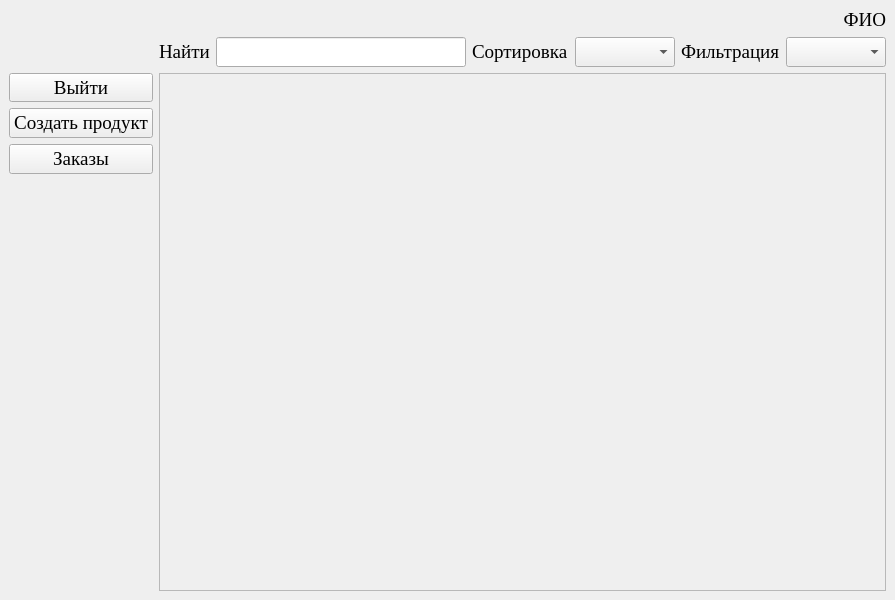
<?xml version="1.0" encoding="UTF-8"?>
<ui version="4.0">
 <class>ProductsWindow</class>
 <widget class="QMainWindow" name="ProductsWindow">
  <property name="geometry">
   <rect>
    <x>0</x>
    <y>0</y>
    <width>895</width>
    <height>600</height>
   </rect>
  </property>
  <property name="font">
   <font>
    <family>Times New Roman</family>
    <pointsize>14</pointsize>
   </font>
  </property>
  <property name="windowTitle">
   <string>Список товаров</string>
  </property>
  <property name="windowIcon">
   <iconset>
    <normaloff>../../pictures/icon.ico</normaloff>../../pictures/icon.ico</iconset>
  </property>
  <widget class="QWidget" name="centralwidget">
   <layout class="QGridLayout" name="gridLayout">
    <item row="2" column="0">
     <layout class="QVBoxLayout" name="verticalLayout">
      <item>
       <widget class="QPushButton" name="Exit">
        <property name="minimumSize">
         <size>
          <width>144</width>
          <height>29</height>
         </size>
        </property>
        <property name="maximumSize">
         <size>
          <width>144</width>
          <height>29</height>
         </size>
        </property>
        <property name="baseSize">
         <size>
          <width>144</width>
          <height>29</height>
         </size>
        </property>
        <property name="text">
         <string>Выйти</string>
        </property>
       </widget>
      </item>
      <item>
       <widget class="QPushButton" name="CreateProduct">
        <property name="text">
         <string>Создать продукт</string>
        </property>
       </widget>
      </item>
      <item>
       <widget class="QPushButton" name="Orders">
        <property name="text">
         <string>Заказы</string>
        </property>
       </widget>
      </item>
      <item>
       <spacer name="verticalSpacer">
        <property name="orientation">
         <enum>Qt::Vertical</enum>
        </property>
        <property name="sizeHint" stdset="0">
         <size>
          <width>20</width>
          <height>40</height>
         </size>
        </property>
       </spacer>
      </item>
     </layout>
    </item>
    <item row="2" column="1">
     <widget class="QScrollArea" name="scrollArea">
      <property name="widgetResizable">
       <bool>true</bool>
      </property>
      <widget class="QWidget" name="scrollAreaWidgetContents">
       <property name="geometry">
        <rect>
         <x>0</x>
         <y>0</y>
         <width>723</width>
         <height>518</height>
        </rect>
       </property>
       <layout class="QVBoxLayout" name="verticalLayout_2"/>
      </widget>
     </widget>
    </item>
    <item row="1" column="1">
     <layout class="QHBoxLayout" name="horizontalLayout">
      <item>
       <widget class="QLabel" name="label_2">
        <property name="text">
         <string>Найти</string>
        </property>
       </widget>
      </item>
      <item>
       <widget class="QLineEdit" name="Search"/>
      </item>
      <item>
       <widget class="QLabel" name="label_3">
        <property name="text">
         <string>Сортировка</string>
        </property>
       </widget>
      </item>
      <item>
       <widget class="QComboBox" name="comboBoxSort"/>
      </item>
      <item>
       <widget class="QLabel" name="label_4">
        <property name="text">
         <string>Фильтрация</string>
        </property>
       </widget>
      </item>
      <item>
       <widget class="QComboBox" name="comboBoxFilter"/>
      </item>
     </layout>
    </item>
    <item row="0" column="1">
     <widget class="QLabel" name="FIO">
      <property name="text">
       <string>ФИО</string>
      </property>
      <property name="alignment">
       <set>Qt::AlignRight|Qt::AlignTrailing|Qt::AlignVCenter</set>
      </property>
     </widget>
    </item>
   </layout>
  </widget>
 </widget>
 <resources/>
 <connections/>
</ui>
